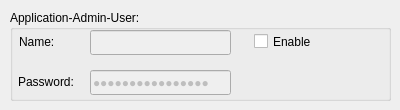
                                           <widget class="QWidget" name="widget_8" native="true">
                                            <property name="minimumSize">
                                             <size>
                                              <width>0</width>
                                              <height>100</height>
                                             </size>
                                            </property>
                                            <widget class="QGroupBox" name="groupBox">
                                             <property name="geometry">
                                              <rect>
                                               <x>10</x>
                                               <y>10</y>
                                               <width>381</width>
                                               <height>91</height>
                                              </rect>
                                             </property>
                                             <property name="title">
                                              <string>Application-Admin-User:</string>
                                             </property>
                                             <widget class="QLineEdit" name="adminUserEdit">
                                              <property name="enabled">
                                               <bool>false</bool>
                                              </property>
                                              <property name="geometry">
                                               <rect>
                                                <x>80</x>
                                                <y>20</y>
                                                <width>141</width>
                                                <height>25</height>
                                               </rect>
                                              </property>
                                             </widget>
                                             <widget class="QLineEdit" name="adminPassEdit">
                                              <property name="enabled">
                                               <bool>false</bool>
                                              </property>
                                              <property name="geometry">
                                               <rect>
                                                <x>80</x>
                                                <y>60</y>
                                                <width>141</width>
                                                <height>25</height>
                                               </rect>
                                              </property>
                                              <property name="text">
                                               <string>sdsdsdsdsdsdsdsd</string>
                                              </property>
                                              <property name="echoMode">
                                               <enum>QLineEdit::PasswordEchoOnEdit</enum>
                                              </property>
                                             </widget>
                                             <widget class="QLabel" name="label_12">
                                              <property name="geometry">
                                               <rect>
                                                <x>9</x>
                                                <y>23</y>
                                                <width>64</width>
                                                <height>17</height>
                                               </rect>
                                              </property>
                                              <property name="text">
                                               <string>Name:</string>
                                              </property>
                                             </widget>
                                             <widget class="QLabel" name="label_13">
                                              <property name="geometry">
                                               <rect>
                                                <x>8</x>
                                                <y>63</y>
                                                <width>64</width>
                                                <height>17</height>
                                               </rect>
                                              </property>
                                              <property name="text">
                                               <string>Password:</string>
                                              </property>
                                             </widget>
                                             <widget class="QCheckBox" name="checkBox_5">
                                              <property name="geometry">
                                               <rect>
                                                <x>244</x>
                                                <y>20</y>
                                                <width>90</width>
                                                <height>23</height>
                                               </rect>
                                              </property>
                                              <property name="text">
                                               <string>Enable</string>
                                              </property>
                                              <property name="checked">
                                               <bool>false</bool>
                                              </property>
                                             </widget>
                                            </widget>
                                           </widget>
